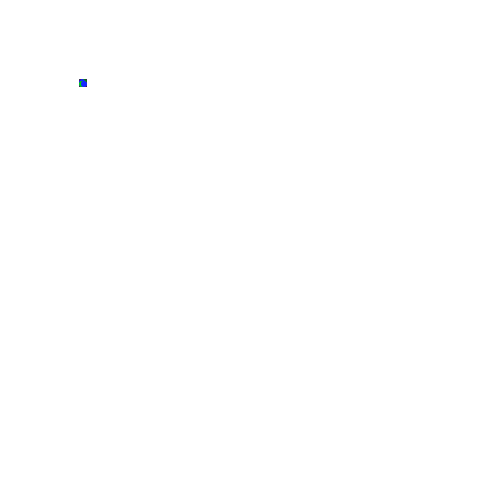
Frame 1 (no input)
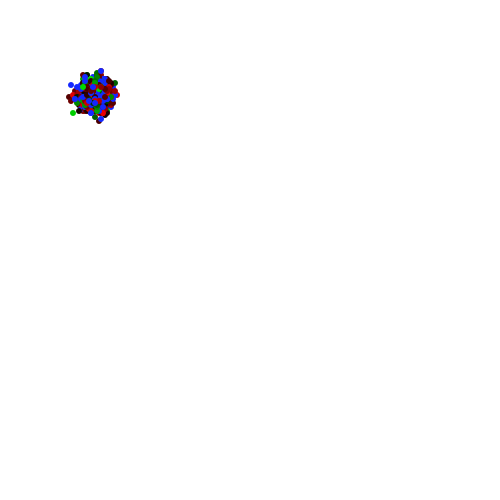
Frame 60 (the mouse pressed at the canvas centre just before this capture)
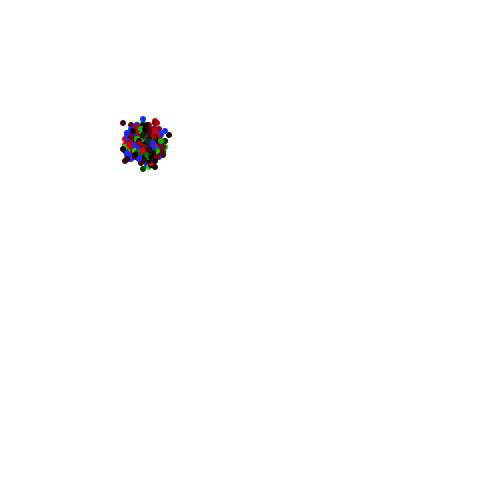
Frame 120 (the mouse held since frame 60 and released just before this capture)

The Processing sketch that drew these frames (run headless with seeded random() and noise(); from frame 60 on, the mouse is pressed at the canvas centre):

// Processing sketch: processing_161209
// ── processing_161209.pde

// Continuous accumulated deviation of normal distribution
// by John Clavin - September 2014
 
Point[] points;
int numOfPoints;
int frameNumberCount;
 
void setup() {
  size(500, 500);
  frameRate(25);
  background(220);
  numOfPoints = 1000;
  frameNumberCount = 4;
  points = new Point[numOfPoints];
  for (int i = 0; i < points.length; i++) {
    points[i] = new Point();
  }
}
 
void draw() {
  background(255);
  translate(width/6, height/6);
  stroke(50);
  noStroke();
  for (int i = 0; i < points.length; i++) {
    Point a = points[i];
    a.setPoint();
  }
  for (int i = 0; i < points.length; i++) {
    Point b = points[i];
    fill(b.objectFill);
    ellipse(b.randCount1, b.randCount2, 6, 6);
  }
 
  frameNumberCount++;
  if (frameNumberCount >= 6000)
    noLoop();
}
 
void mousePressed() {
  reStart();
}
 
void reStart() {
  for (int i = 0; i < points.length; i++) {
    Point c = points[i];
    c.resetObjects();
  }
  frameNumberCount = 0;
  loop();
}
 
 
class Point {
  float rand;
  int randCount1;
  int randCount2;
  color objectFill;
 
  Point() {
    setColor();
  }
 
  void setPoint() {
    rand = random(1);
    if (rand >= .40)
      randCount1 += 1;
    else
      randCount1 -= 1;
    rand = random(1);
    if (rand >= .40)
      randCount2 += 1;
    else
      randCount2 -= 1;
  }
 
  void setColor() {
    if (50 > (int)random(100)) {
      objectFill = color(random(250), 0, 0);
    } else if (50 > (int)random(100)) {
      objectFill = color(0, random(240), 0);
    } else {
      objectFill = color(20,40,255);
    }
  }
 
  void resetObjects() {
    randCount1 = 50;
    randCount2 = 50;
    setColor();
  }
}
